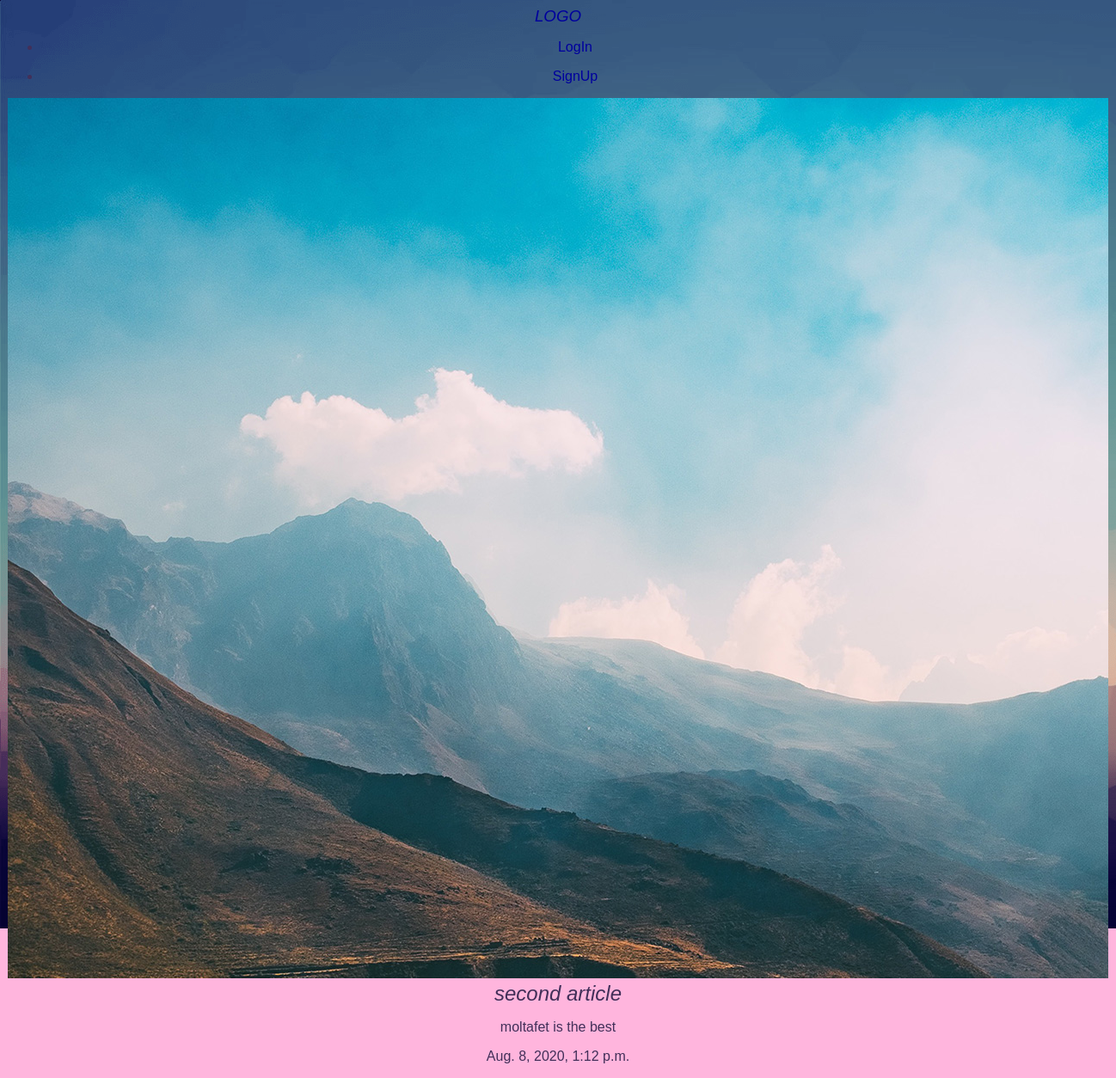
Page /articles/article2 on the committed database.
### articles/models.py (models this page shows, shortened)
class Article (models.Model) :
    title = models.CharField (max_length = 30)
    slug = models.SlugField()
    body = models.TextField()
    date = models.DateTimeField( auto_now_add = True )
    image = models.ImageField(default = 'default' , blank = True)
    author = models.ForeignKey(User,default=None, on_delete=models.CASCADE)

### articles/views.py (the view)
def article_detail (request , slug ) :
     article = models.Article.objects.get(slug=slug)
     return render (request , 'articles/article_detail.html',{'article':article})

### articles/templates/articles/article_detail.html
{% extends 'base.html' %}
{% block content %}
  <div class="article_detail">
    <div class="detail">
      <img src="{{article.image.url}}" alt="">
      <h2>{{article.title}}</h2>
      <p>{{article.body}}</p>
      <p>{{article.date}}</p>
    </div>
  </div>
{%  endblock %}

### asset/styles.css (style rules this page uses)
body { background-color: #f295; background-image: url(simple.png) ; background-attachment: fixed ; background-repeat : no-repeat ; color: #422f59 ; text-align: center ; }
h1,h2,h3,h4,h5,h6 { font-style: italic ; font-weight: unset ; margin: auto ; }
body * { font-family: arial ; font-size: revert; }

### rows in the picture
Article: image (picture), title "second article", body "moltafet is the best", date "Aug. 8, 2020, 1:12 p.m."
